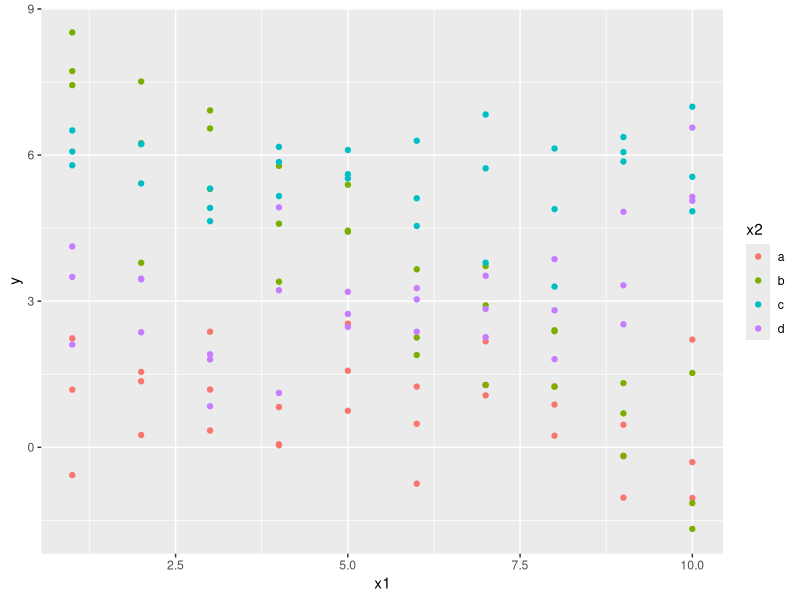
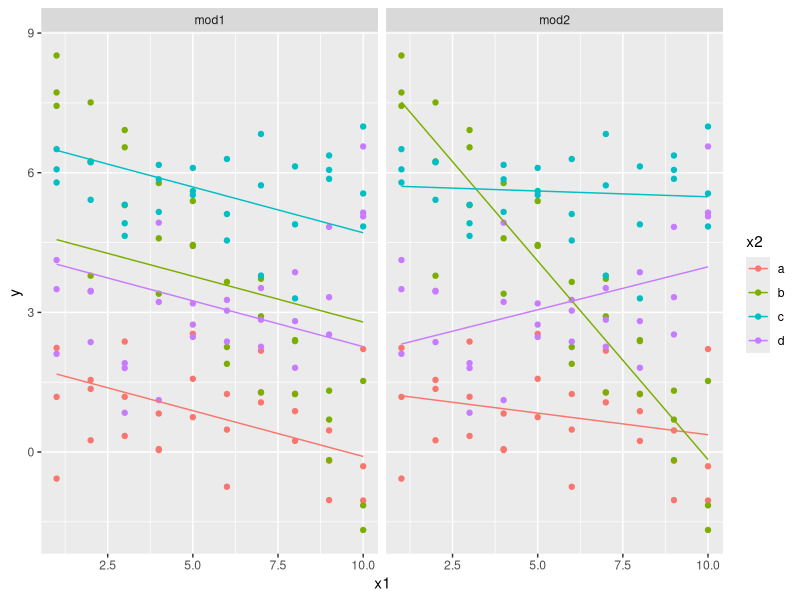
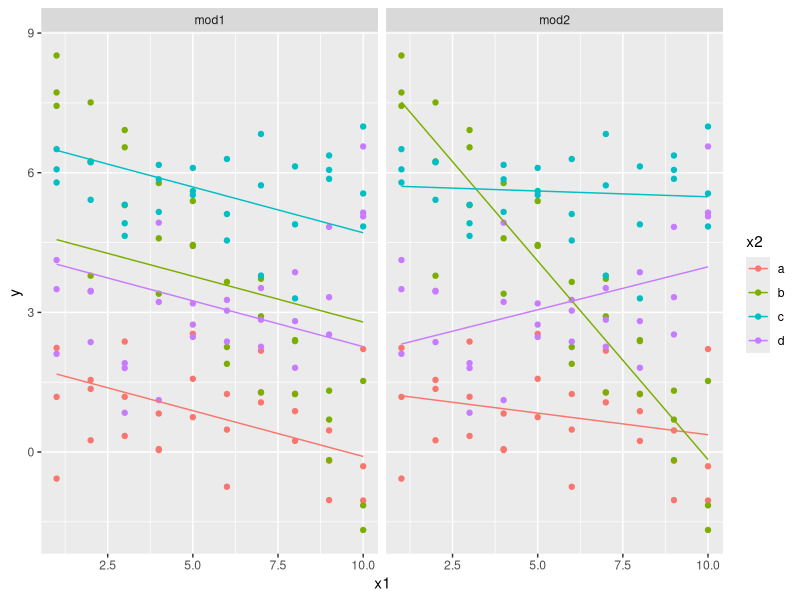
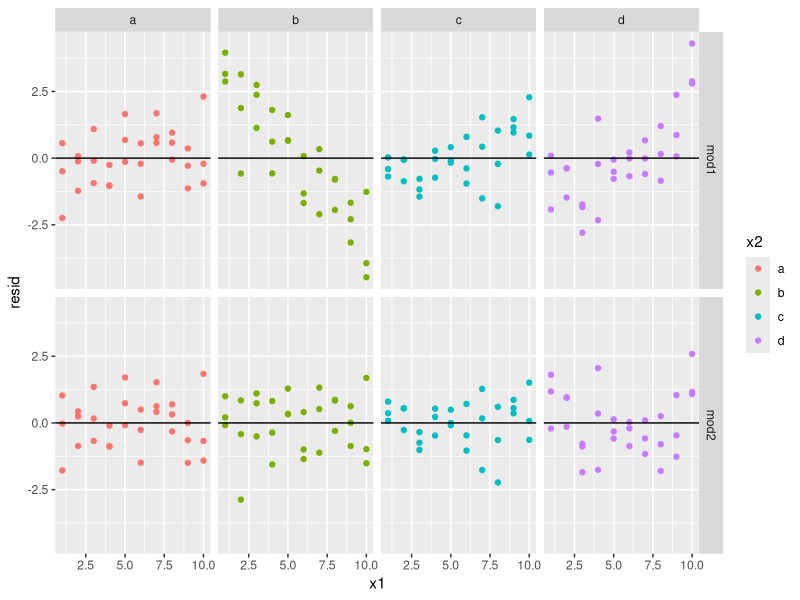
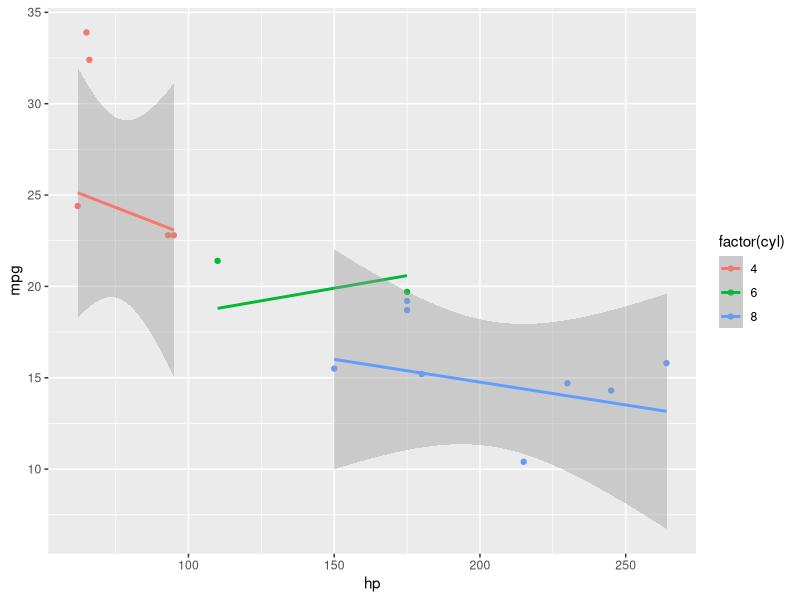

Reproduce these figures in R, in order. (Note: this script raises an error after producing the figures.)
library(tidyverse)
library(modelr)

data("sim3") # included in modelr package

# Interactions ####

ggplot(sim3, aes(x1, y)) + 
  geom_point(aes(colour = x2))

# two possible models
mod1 <- lm(y ~ x1 + x2, data = sim3) # no interaction
mod2 <- lm(y ~ x1 * x2, data = sim3) # with interaction term

summary(mod1)
summary(mod2)

anova(mod1,mod2)

sim3 %>% gather_predictions(mod1,mod2) %>%
  ggplot(aes(x=x1,y=y,color=x2)) + geom_point() +
  geom_line(aes(x=x1,y=pred,group=x2)) +
  facet_wrap(~model)

# build grid and add predictions (building grid first is important for drawing lines)

grid <- sim3 %>% 
  data_grid(x1, x2)

View(grid)

grid <- sim3 %>% 
  data_grid(x1, x2) %>% 
  gather_predictions(mod1, mod2)
grid


# visualize
ggplot(sim3, aes(x=x1, y=y, color = x2)) + 
  geom_point() + 
  geom_line(data = grid, aes(y = pred)) + # use data grid of all combos so line isn't overplotted
  facet_wrap(~ model)

# plot residuals (very handy!)
gather_residuals(sim3,mod1,mod2) %>%
  ggplot(aes(x=x1,y=resid,color=x2)) + geom_point() + geom_ref_line(h=0,size = .5,colour = "Black") +
  facet_grid(model~x2)










# Stepwise AIC
library(MASS)
library(tidyverse)
library(modelr)
data("mtcars")
fullmodel <- lm(data=mtcars, mpg ~ factor(cyl) + disp + hp + drat + wt + 
                  qsec + factor(vs) + factor(am) + factor(gear) + factor(carb))
step <- stepAIC(fullmodel) # shows the model with the simplest model
step$call # gives the best model that it picked
goodmodel <- step$call
goodmodel
goodmodel <- lm(formula = mpg ~ factor(cyl) + hp + wt + factor(am), data = mtcars)
mtcars %>% add_predictions(goodmodel)

set.seed(123)
set <- caret::createDataPartition(mtcars$mpg)
set <- set$Resample1

train <- mtcars[set,]
test <- mtcars[-set,]

formula(goodmodel)
trainedmodel <- lm(data=train, formula = formula(goodmodel))

add_predictions(test,trainedmodel) %>%
  ggplot(aes(x=hp,color=factor(cyl))) +
  geom_point(aes(y=mpg)) + geom_smooth(method = "lm",aes(y=pred))

add_predictions()

